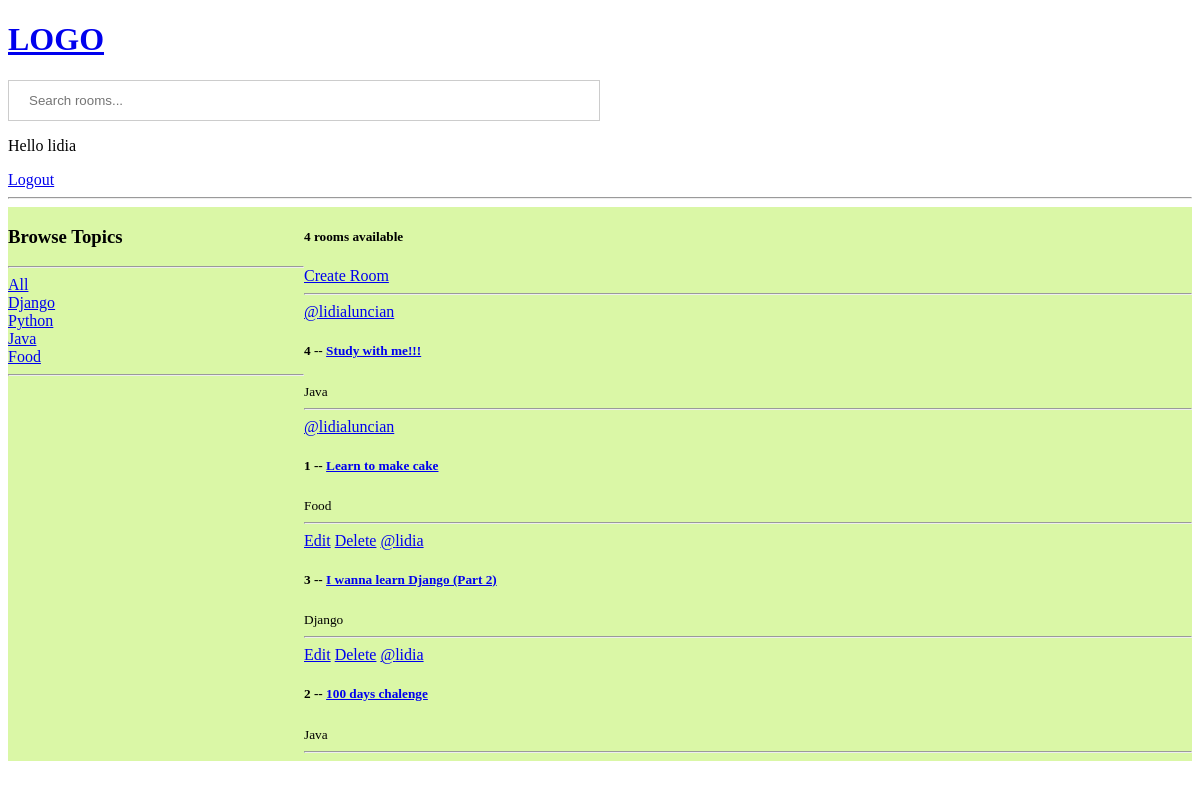
Screenshot of / (signed in) with the database file from the repository.
### base/models.py (models this page shows, shortened)
class Topic(models.Model):
    name = models.CharField(max_length=200)

class Room(models.Model):
    host = models.ForeignKey(User, on_delete=models.SET_NULL, null=True)
    topic = models.ForeignKey(Topic, on_delete=models.SET_NULL, null=True)
    name = models.CharField(max_length=200)
    description = models.TextField(null=True, blank=True)
    participants = models.ManyToManyField(User, related_name='participants', blank=True)
    updated = models.DateTimeField(auto_now=True)
    created = models.DateTimeField(auto_now_add=True)
    class Meta:
        ordering = ['-updated', '-created']

### base/views.py (the view)
# urls.py: path('', views.home, name='home'),
def home(request):
    q = request.GET.get('q') if request.GET.get('q') != None else ''
    rooms = Room.objects.filter(
        Q(topic__name__icontains=q) |
        Q(name__icontains=q) |
        Q(description__icontains=q)
    )
    topics = Topic.objects.all()
    room_count = rooms.count()
    context = {'rooms': rooms, 'topics': topics, 'room_count': room_count}
    return render(request, 'base/home.html', context)

### base/templates/base/home.html
{% extends 'main.html' %}
{% block content %}
<div  class="home-container">
    <div>
       {% include 'base/topics_component.html' %}
    </div>
    <div>
        <h5>{{room_count}} rooms available</h5>
        <a href="{% url 'create-room' %}">Create Room</a>
        <hr>
        {% include 'base/feed_component.html' %}
    </div>
</div>
{% endblock content %}

### templates/navbar.html
<a href="/">
    <h1>LOGO</h1>
</a>
<form method="GET" action="{% url 'home' %}">
    <input type="text" name="q" placeholder="Search rooms..."/>
</form>
{% if request.user.is_authenticated %}
<p> Hello {{request.user}}</p>
<a href="{% url 'logout' %}">Logout</a>
{% else %}
<a href="{% url 'login' %}">Login</a>
{% endif %}
<hr>

### base/templates/base/topics_component.html
 <h3>Browse Topics</h3>
 <hr>
 <div>
     <a href="{% url 'home' %}">All</a>
 </div>
 {% for topic in topics %}
 <div>
     <a href="{% url 'home' %}?q={{topic.name}}">{{topic.name}}</a>
 </div>
 {% endfor %}
 <hr/>

### base/templates/base/feed_component.html
<div>
    {% for room in rooms %}
    <div>
        {% if request.user == room.host %}
        <a href="{% url 'update-room' room.id %}">Edit</a>
        <a href="{% url 'delete-room' room.id %}">Delete</a>
        {% endif %}
        <a href="{% url 'user-profile' room.host.id %}">@{{room.host.username}}</a>
        <h5>{{room.id}} -- <a href="{% url 'room' room.id %}">{{room.name}}</a></h5>
        <small>{{room.topic.name}}</small>
        <hr>
    </div>
    {% endfor %}
</div>

### static/css/main.css (style rules this page uses)
body { background-color: white; }
.home-container { display: grid; grid-template-columns: 1fr 3fr; background-color: #DAF7A6 }
input[type=text], input[type=password] { width: 50%; padding: 12px 20px; margin: 8px 0; display: grid; grid-template-columns: auto; border: 1px solid #ccc; box-sizing: border-box; }

### rows the page displays
Topic: name "Django"
Topic: name "Python"
Topic: name "Java"
Topic: name "Food"
Room: host.username "lidialuncian", id "4", name "Study with me!!!", topic.name "Java"
Room: host.username "lidialuncian", id "1", name "Learn to make cake", topic.name "Food"
Room: shows "Edit", host.username "lidia", id "3", name "I wanna learn Django (Part 2)", topic.name "Django"
Room: shows "Edit", host.username "lidia", id "2", name "100 days chalenge", topic.name "Java"

### other values shown
{{ request.user }} "lidia"
{{ room_count }} "4"
